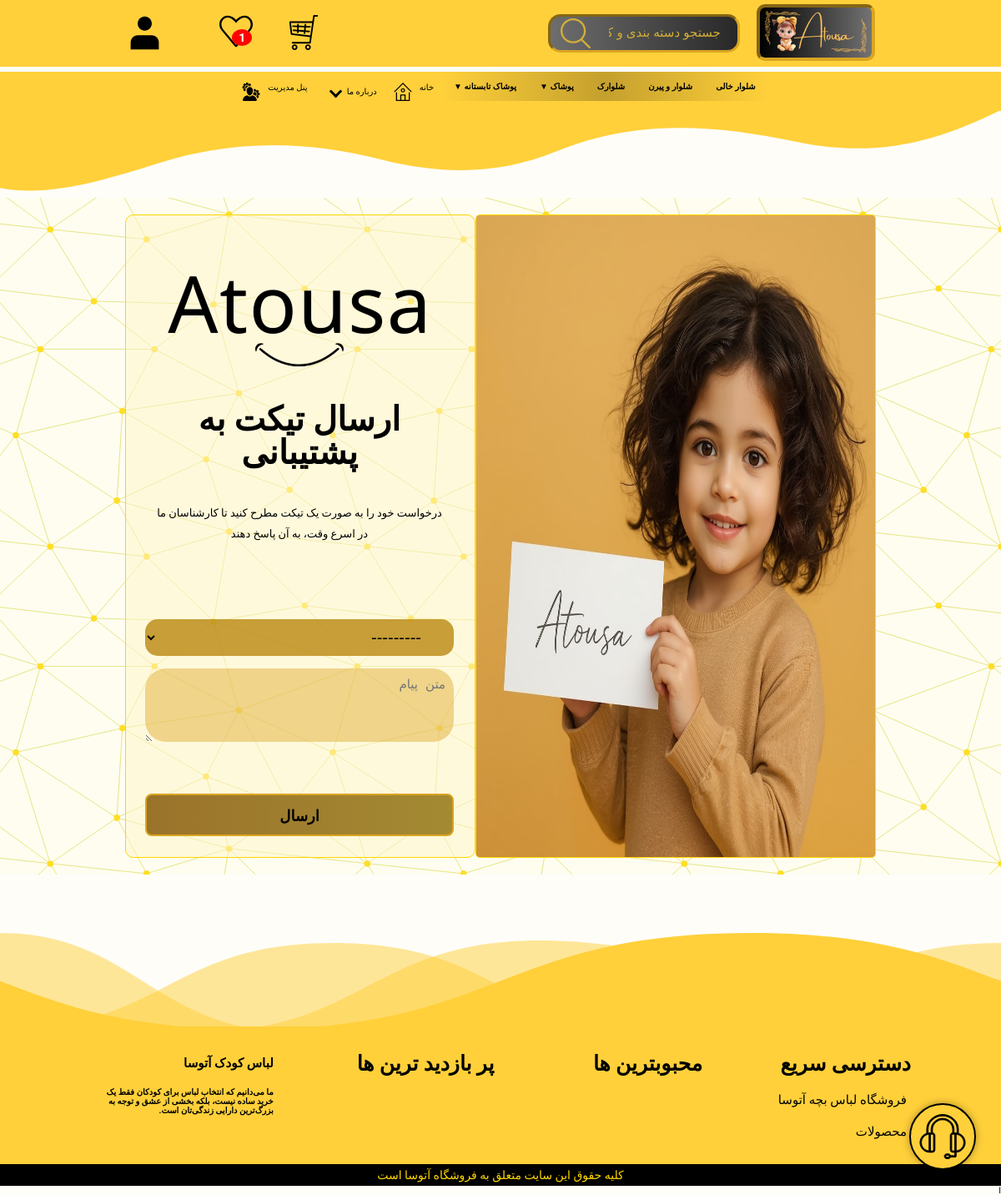
Page /us/send-contact/ (signed in) on the committed database.
### products/models.py (models this page shows, shortened)
class Base(models.Model):
    title = models.CharField(max_length=100, verbose_name='عنوان', db_index=True)
    slug = models.CharField(max_length=100, unique=True, verbose_name='اسلاگ', null=True, blank=True, db_index=True)
    is_active = models.BooleanField(default=True, db_index=True)
    class Meta:
        abstract = True

class Category(Base):
    sub_category = models.ForeignKey('self', on_delete=models.CASCADE, blank=True, null=True,
                                     verbose_name='دسته بندی اصلی', related_name='sub_categories')
    image = ProcessedImageField(
        null=True,
        blank=True,
        upload_to='products/',
        processors=[ResizeToFill(200, 200)],
        format='WEBP',
        options={'quality': 100}
    )
    class Meta:
        db_table = 'category'
        verbose_name = 'دسته بندی'
        verbose_name_plural = 'دسته بندی ها'
        ordering = ['title']

### site_settings/models.py (models this page shows, shortened)
class Footer(models.Model):
    title = models.CharField(max_length=100, verbose_name="عنوان")
    link = models.CharField(max_length=100, verbose_name="آدرس صفحه", null=True, blank=True)
    sub_links = models.ForeignKey('self', null=True, blank=True, related_name='sub_link', verbose_name="زیر دسته ها",
                                  on_delete=models.CASCADE)
    class Meta:
        verbose_name = "پاورقی"
        verbose_name_plural = "پاورقی ها"
        ordering = ['title']

### aboutus_contactus/views.py (the view, shortened to what this page needs)
# urls.py: path('send-contact/', views.ContactView.as_view(), name='contact_page'),
class ContactView(LoginRequiredMixin, View):
    template_name = 'about-contact-us/contact.html'
    def get(self, request):
        form = ContactUsForm()
        context = {'form': form}
        return render(request, self.template_name, context)

### aboutus_contactus/forms.py
class ContactUsForm(ModelForm):
    class Meta:
        model = ContactUs
        fields = ('ticket', 'text')
        widgets = {
            'ticket': forms.Select(attrs={
                'class': 'form-c',
            }),
            'text': forms.Textarea(attrs={
                'class': 'form-c',
                'placeholder': 'متن پیام',
                'rows': 4,
            }),
        }

### aboutus_contactus/context_processors.py (called while the page is built)
def get_cache_key(request, key_name):
    if request.user.is_authenticated:
        return f'{key_name}_user_{request.user.id}'
    else:
        if not request.session.session_key:
            request.session.save()  # اطمینان از داشتن session_key
        return f'{key_name}_session_{request.session.session_key}'

def wishlist_count(request):
    cache_key = get_cache_key(request, 'wishlist_count')
    count = cache.get(cache_key)
    if count is None:
        if request.user.is_authenticated:
            count = WishList.objects.filter(user=request.user).count()
        else:
            wishlist = request.session.get('wishlist', [])
            count = len(wishlist)
        cache.set(cache_key, count, 60 * 60)
    return {'wishlist_count': count}

def messages_count(request):
    user = request.user
    if not user.is_authenticated:
        return {'messages_count': 0}
    cache_key = f'{user.id}_messages_count'
    count = cache.get(cache_key)
    if count is None:
        count = ReplyContact.objects.filter(user=user, is_read=False).count()
        cache.set(cache_key, count, 60 * 60)
    return {'messages_count': count}

def partner(request):
    part = is_partner(request)
    return {'part': part}

### account/utils.py (called while the page is built)
def is_partner(request):
    if request.user.is_authenticated:
        user = request.user
        return Partnership.objects.filter(user=user, is_active=True).exists()
    return False

### admin_panel/context_processors.py (called while the page is built)
def unseen_notifications_count(request):
    if request.user.is_superuser:
        count = Notification.objects.filter(is_seen=False).count()
    else:
        count = 0
    return {'unseen_notifications_count': count}

### orders/cart.py (called while the page is built)
    def __len__(self):
        return sum(int(item['quantity']) for item in self.cart.values())

### orders/context_processors.py (called while the page is built)
def cart_context(request):
    cart = Cart(request)
    return {'cart_item_count': len(cart)}

### aboutus_contactus/templates/about-contact-us/contact.html (shortened to what this page needs)
{% extends 'base/index.html' %}
{% load static %}
{% block css %}<link rel="stylesheet" href={% static "css/form_base.css" %}>{% endblock %}
{% block content %}
    <section class="book" id="form_auth">
        <div id="form-ui">
            <img id=cover_img src="/static/image/contact.jpg" alt="ارسال تیکت پشتیبانی فروشگاه آتوسا">
            <form action="{% url 'contact_page' %}" method="post" id="form-contact">
                <img id="logo_form" src="/static/image/icons/forms.png" alt="لوگوی فروشگاه لباس آتوسا">
                <div id="form-body">
                    <div id="welcome-lines">
                        <div id="welcome-line-1">ارسال تیکت به پشتیبانی</div>
                        <p>درخواست خود را به صورت یک تیکت مطرح کنید تا کارشناسان ما در اسرع وقت، به آن پاسخ دهند</p>
                    </div>
                    <div id="input-area">
                        {% for field in form %}
                            <div class="form-c">
                                {{ field }}
                            </div>
                        {% endfor %}
                    </div>
                    <div id="submit-button-cvr">
                        <button id="send-btn" type="submit">ارسال</button>
                    </div>
                </div>
            </form>
        </div>
    </section>
{% endblock %}

### home/templates/home/includes/header_categories.html (shortened to what this page needs)
<ul class="main-menu">
    {% for category in categories %}
        <li class="main-menu-item">
            <a href="{% url 'product_list_page' %}?category={{ category.slug }}">
                {{ category.title }}
                {% if category.children %}
                    <span class="toggle-arrow">▼</span>
                {% endif %}
            </a>
        </li>
    {% endfor %}
</ul>

### templates/includes/footer.html
{% load cache %}
{% cache 6000 "footer_static"%}
<div id="footer-wrapper">
    <img id="footer-bg" src="/static/image/about-us-bg.svg" alt="لباس بچه">
    <section class="footer">
    <div class="box-container">
        {% for link in links %}
            <div class="box">
                <h3>{{ link.title }}</h3>
                {% for sub in link.sub_link.all %}
                    <a href="{{ sub.link }}"> <i class="fas fa-arrow-right"></i> {{ sub.title }} </a>
                {% endfor %}
            </div>
        {% endfor %}
    <div id="footer-des">
        <h1>لباس کودک آتوسا</h1>
        <h4>ما می‌دانیم که انتخاب لباس برای کودکان فقط یک خرید ساده نیست، بلکه بخشی از عشق و توجه به بزرگ‌ترین دارایی زندگی‌تان است.</h4>
    </div>
    </div>
</section>
    <div id="copy-right"><p>کلیه حقوق این سایت متعلق به فروشگاه آتوسا است </p></div>
</div>
{% endcache %}

### static/css/base.css (style rules this page uses)
body { background-color: #fefdf49c; font-family: 'Vazirmatn', Tahoma, sans-serif; padding-top: 117px; }
html, body { width: 100%; margin: 0; box-sizing: border-box; overflow-x: hidden; }
button { font-family: inherit; font-size: inherit; font-weight: inherit; line-height: inherit; letter-spacing: inherit; color: inherit; }
* { margin: 0; padding: 0; box-sizing: border-box; outline: none; border: none; text-decoration: none; text-transform: capitalize; transition: all .2s linear; }
html { font-size: 62.5%; overflow-x: hidden; scroll-padding-top: 7rem; scroll-behavior: smooth; }
section { padding: 2rem 9%; }
.main-menu { display: flex; list-style: none; padding: 0; margin: 0; background: linear-gradient(to right, rgba(147, 147, 147, 0), rgba(0, 0, 0, 0.23), rgba(133, 133, 133, 0)); direction: rtl; justify-content: center; }
.main-menu-item { position: relative; }
.main-menu-item > a { display: block; padding: 12px 14px; color: #000000; text-decoration: none; font-weight: bold; transition: background 0.5s; }
.footer .box-container { display: grid; grid-template-columns: repeat(auto-fit, minmax(23rem, 1fr)); gap: 1.5rem; }
.footer .box-container .box h3 { font-size: 2.5rem; padding: 1rem 0; }
.footer .box-container .box a { display: block; font-size: 1.5rem; padding: 1rem 0; color: black; }
.footer .box-container .box a i { padding-right: .5rem; }
.footer { background-color: #FFD03A; }
#footer-bg { position: relative; bottom: -10px; margin-top: 60px; }
#copy-right { display: flex; justify-content: center; background-color: black; color: gold; font-size: 1.4rem; padding: 5px; }
#footer-des { display: flex; flex-direction: column; gap: 20px; padding: 1.5rem; }

### static/css/form_base.css (style rules this page uses)
#form_auth { text-align: center; display: flex; justify-content: center; background-color: #FFFDEF; }
#cover_img { width: 48rem; border-radius: 5px; border: 1px solid gold; }
#form-ui { display: flex; justify-content: center; animation: rgbGlow 5s infinite alternate; }
#welcome-lines { text-align: center; line-height: 1; display: flex; flex-direction: column; gap: 30px; }
#welcome-line-1 { color: #000000; font-weight: 600; font-size: 40px; }
#form-body { width: 100%; margin: 0 auto; display: flex; flex-direction: column; gap: 40px; }
#input-area { margin-top: 40px; }
#submit-button-cvr { margin-top: 20px; display: flex; justify-content: space-between; }
#form-contact { display: grid; place-items: center; max-width: 42rem; padding: 25px; background-color: rgba(255, 246, 203, 0.51); border-radius: 10px; border: 1px solid gold; }
#id_text { background-color: #daa52070; color: black; border-radius: 25px; padding: 10px; font-size: 1.5rem; width: 100%; }
#send-btn { width: 100%; background: linear-gradient(to right, #9a732a, #a48a33); border: 2px goldenrod solid; font-weight: 600; font-size: 18px; margin: 0; padding: 14px 13px 12px 13px; border-radius: 8px; cursor: pointer; }
#id_ticket { background-color: rgba(184, 134, 11, 0.78); color: black; font-size: 2rem; cursor: pointer; align-items: center; padding: 10px 35px; margin-bottom: 15px; border-radius: 15px; width: 100%; }
#id_ticket option { font-size: 2rem; }
#welcome-lines p { margin: 10px; line-height: 1.9; font-size: 1.3rem; }

### rows in the picture
Category: title "شلوار خالی"
Category: title "شلوار و پیرن"
Category: title "شلوارک"
Category: title "پوشاک"
Category: title "پوشاک تابستانه"
Footer: title "دسترسی سریع"
Footer: title "فروشگاه لباس بچه آتوسا"
Footer: title "محصولات"
Footer: title "محبوبترین ها"
Footer: title "پر بازدید ترین ها"

### other values in the picture
{{ wishlist_count }} "1"
